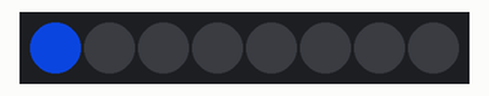
Simulated run of this sketch. Board: Arduino Uno, built with avr-gcc and run on an emulated ATmega328P. On the bench: 8 RGB LEDs in strip order, left to right. Dim RGB values are drawn brighter than linear; random numbers use the default seed unless the sketch sets one.

Above: at 0.01 s.
At 6.25 s:
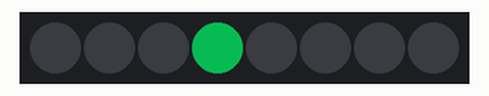
At 9.76 s:
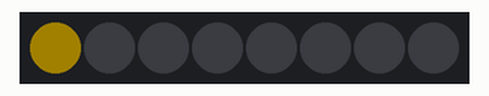
At 19.2 s:
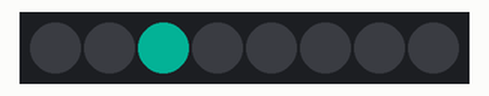
At 30.01 s:
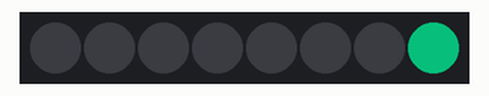
At 39.46 s:
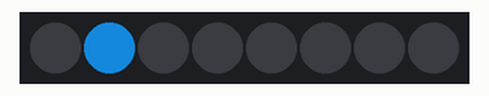
Timing chart, 0 to 40.0 s (numbered marks = the images above):
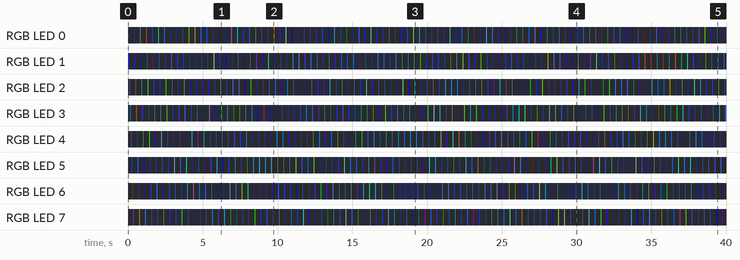

The sketch:

RGB_LED_TEST.ino
```cpp
    #include <FastLED.h>
    #define NUM_LEDS 8
    #define DATA_PIN 4
    CRGB leds[NUM_LEDS];

   void setup() {
     FastLED.addLeds<NEOPIXEL, DATA_PIN>(leds, NUM_LEDS);
   }

    void loop() {
        for(int dot = 0; dot < NUM_LEDS; dot++) {
            leds[dot].r = random(0, 50);
            leds[dot].g = random(0, 100);
            leds[dot].b = random(0, 255);
            FastLED.show();
            // clear this led for the next time around the loop
            leds[dot] = CRGB::Black;
            delay(50);
        }
    }
```
